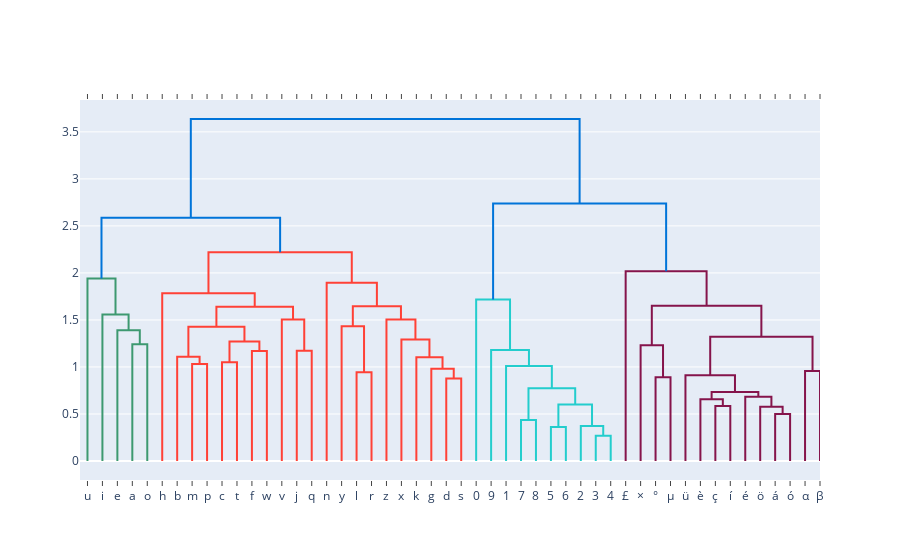

Write notebook code for a chart like this one.
### Code cell
fig.show()

### Figure 1 — Plotly figure (JSON) as saved in the notebook; plotly's stock layout.template omitted (floating-point values rounded to 4 significant figures)
{"data": [{"hoverinfo": "text", "marker": {"color": "rgb(61,153,112)"}, "mode": "lines", "type": "scatter", "x": [35, 35, 45, 45], "xaxis": "x", "y": [0, 1.241, 1.241, 0], "yaxis": "y2"}, {"hoverinfo": "text", "marker": {"color": "rgb(61,153,112)"}, "mode": "lines", "type": "scatter", "x": [25, 25, 40, 40], "xaxis": "x", "y": [0, 1.39, 1.39, 1.241], "yaxis": "y2"}, {"hoverinfo": "text", "marker": {"color": "rgb(61,153,112)"}, "mode": "lines", "type": "scatter", "x": [15, 15, 32.5, 32.5], "xaxis": "x", "y": [0, 1.559, 1.559, 1.39], "yaxis": "y2"}, {"hoverinfo": "text", "marker": {"color": "rgb(61,153,112)"}, "mode": "lines", "type": "scatter", "x": [5, 5, 23.75, 23.75], "xaxis": "x", "y": [0, 1.941, 1.941, 1.559], "yaxis": "y2"}, {"hoverinfo": "text", "marker": {"color": "rgb(255,65,54)"}, "mode": "lines", "type": "scatter", "x": [75, 75, 85, 85], "xaxis": "x", "y": [0, 1.03, 1.03, 0], "yaxis": "y2"}, {"hoverinfo": "text", "marker": {"color": "rgb(255,65,54)"}, "mode": "lines", "type": "scatter", "x": [65, 65, 80, 80], "xaxis": "x", "y": [0, 1.11, 1.11, 1.03], "yaxis": "y2"}, {"hoverinfo": "text", "marker": {"color": "rgb(255,65,54)"}, "mode": "lines", "type": "scatter", "x": [95, 95, 105, 105], "xaxis": "x", "y": [0, 1.051, 1.051, 0], "yaxis": "y2"}, {"hoverinfo": "text", "marker": {"color": "rgb(255,65,54)"}, "mode": "lines", "type": "scatter", "x": [115, 115, 125, 125], "xaxis": "x", "y": [0, 1.169, 1.169, 0], "yaxis": "y2"}, {"hoverinfo": "text", "marker": {"color": "rgb(255,65,54)"}, "mode": "lines", "type": "scatter", "x": [100, 100, 120, 120], "xaxis": "x", "y": [1.051, 1.271, 1.271, 1.169], "yaxis": "y2"}, {"hoverinfo": "text", "marker": {"color": "rgb(255,65,54)"}, "mode": "lines", "type": "scatter", "x": [72.5, 72.5, 110, 110], "xaxis": "x", "y": [1.11, 1.427, 1.427, 1.271], "yaxis": "y2"}, {"hoverinfo": "text", "marker": {"color": "rgb(255,65,54)"}, "mode": "lines", "type": "scatter", "x": [145, 145, 155, 155], "xaxis": "x", "y": [0, 1.174, 1.174, 0], "yaxis": "y2"}, {"hoverinfo": "text", "marker": {"color": "rgb(255,65,54)"}, "mode": "lines", "type": "scatter", "x": [135, 135, 150, 150], "xaxis": "x", "y": [0, 1.505, 1.505, 1.174], "yaxis": "y2"}, {"hoverinfo": "text", "marker": {"color": "rgb(255,65,54)"}, "mode": "lines", "type": "scatter", "x": [91.25, 91.25, 142.5, 142.5], "xaxis": "x", "y": [1.427, 1.641, 1.641, 1.505], "yaxis": "y2"}, {"hoverinfo": "text", "marker": {"color": "rgb(255,65,54)"}, "mode": "lines", "type": "scatter", "x": [55, 55, 116.9, 116.9], "xaxis": "x", "y": [0, 1.785, 1.785, 1.641], "yaxis": "y2"}, {"hoverinfo": "text", "marker": {"color": "rgb(255,65,54)"}, "mode": "lines", "type": "scatter", "x": [185, 185, 195, 195], "xaxis": "x", "y": [0, 0.9448, 0.9448, 0], "yaxis": "y2"}, {"hoverinfo": "text", "marker": {"color": "rgb(255,65,54)"}, "mode": "lines", "type": "scatter", "x": [175, 175, 190, 190], "xaxis": "x", "y": [0, 1.432, 1.432, 0.9448], "yaxis": "y2"}, {"hoverinfo": "text", "marker": {"color": "rgb(255,65,54)"}, "mode": "lines", "type": "scatter", "x": [245, 245, 255, 255], "xaxis": "x", "y": [0, 0.8768, 0.8768, 0], "yaxis": "y2"}, {"hoverinfo": "text", "marker": {"color": "rgb(255,65,54)"}, "mode": "lines", "type": "scatter", "x": [235, 235, 250, 250], "xaxis": "x", "y": [0, 0.9798, 0.9798, 0.8768], "yaxis": "y2"}, {"hoverinfo": "text", "marker": {"color": "rgb(255,65,54)"}, "mode": "lines", "type": "scatter", "x": [225, 225, 242.5, 242.5], "xaxis": "x", "y": [0, 1.103, 1.103, 0.9798], "yaxis": "y2"}, {"hoverinfo": "text", "marker": {"color": "rgb(255,65,54)"}, "mode": "lines", "type": "scatter", "x": [215, 215, 233.8, 233.8], "xaxis": "x", "y": [0, 1.291, 1.291, 1.103], "yaxis": "y2"}, {"hoverinfo": "text", "marker": {"color": "rgb(255,65,54)"}, "mode": "lines", "type": "scatter", "x": [205, 205, 224.4, 224.4], "xaxis": "x", "y": [0, 1.505, 1.505, 1.291], "yaxis": "y2"}, {"hoverinfo": "text", "marker": {"color": "rgb(255,65,54)"}, "mode": "lines", "type": "scatter", "x": [182.5, 182.5, 214.7, 214.7], "xaxis": "x", "y": [1.432, 1.645, 1.645, 1.505], "yaxis": "y2"}, {"hoverinfo": "text", "marker": {"color": "rgb(255,65,54)"}, "mode": "lines", "type": "scatter", "x": [165, 165, 198.6, 198.6], "xaxis": "x", "y": [0, 1.895, 1.895, 1.645], "yaxis": "y2"}, {"hoverinfo": "text", "marker": {"color": "rgb(255,65,54)"}, "mode": "lines", "type": "scatter", "x": [85.94, 85.94, 181.8, 181.8], "xaxis": "x", "y": [1.785, 2.219, 2.219, 1.895], "yaxis": "y2"}, {"hoverinfo": "text", "marker": {"color": "rgb(0,116,217)"}, "mode": "lines", "type": "scatter", "x": [14.38, 14.38, 133.9, 133.9], "xaxis": "x", "y": [1.941, 2.587, 2.587, 2.219], "yaxis": "y2"}, {"hoverinfo": "text", "marker": {"color": "rgb(35,205,205)"}, "mode": "lines", "type": "scatter", "x": [295, 295, 305, 305], "xaxis": "x", "y": [0, 0.4352, 0.4352, 0], "yaxis": "y2"}, {"hoverinfo": "text", "marker": {"color": "rgb(35,205,205)"}, "mode": "lines", "type": "scatter", "x": [315, 315, 325, 325], "xaxis": "x", "y": [0, 0.3618, 0.3618, 0], "yaxis": "y2"}, {"hoverinfo": "text", "marker": {"color": "rgb(35,205,205)"}, "mode": "lines", "type": "scatter", "x": [345, 345, 355, 355], "xaxis": "x", "y": [0, 0.2682, 0.2682, 0], "yaxis": "y2"}, {"hoverinfo": "text", "marker": {"color": "rgb(35,205,205)"}, "mode": "lines", "type": "scatter", "x": [335, 335, 350, 350], "xaxis": "x", "y": [0, 0.3729, 0.3729, 0.2682], "yaxis": "y2"}, {"hoverinfo": "text", "marker": {"color": "rgb(35,205,205)"}, "mode": "lines", "type": "scatter", "x": [320, 320, 342.5, 342.5], "xaxis": "x", "y": [0.3618, 0.6009, 0.6009, 0.3729], "yaxis": "y2"}, {"hoverinfo": "text", "marker": {"color": "rgb(35,205,205)"}, "mode": "lines", "type": "scatter", "x": [300, 300, 331.2, 331.2], "xaxis": "x", "y": [0.4352, 0.7733, 0.7733, 0.6009], "yaxis": "y2"}, {"hoverinfo": "text", "marker": {"color": "rgb(35,205,205)"}, "mode": "lines", "type": "scatter", "x": [285, 285, 315.6, 315.6], "xaxis": "x", "y": [0, 1.01, 1.01, 0.7733], "yaxis": "y2"}, {"hoverinfo": "text", "marker": {"color": "rgb(35,205,205)"}, "mode": "lines", "type": "scatter", "x": [275, 275, 300.3, 300.3], "xaxis": "x", "y": [0, 1.179, 1.179, 1.01], "yaxis": "y2"}, {"hoverinfo": "text", "marker": {"color": "rgb(35,205,205)"}, "mode": "lines", "type": "scatter", "x": [265, 265, 287.7, 287.7], "xaxis": "x", "y": [0, 1.717, 1.717, 1.179], "yaxis": "y2"}, {"hoverinfo": "text", "marker": {"color": "rgb(133,20,75)"}, "mode": "lines", "type": "scatter", "x": [385, 385, 395, 395], "xaxis": "x", "y": [0, 0.8897, 0.8897, 0], "yaxis": "y2"}, {"hoverinfo": "text", "marker": {"color": "rgb(133,20,75)"}, "mode": "lines", "type": "scatter", "x": [375, 375, 390, 390], "xaxis": "x", "y": [0, 1.23, 1.23, 0.8897], "yaxis": "y2"}, {"hoverinfo": "text", "marker": {"color": "rgb(133,20,75)"}, "mode": "lines", "type": "scatter", "x": [425, 425, 435, 435], "xaxis": "x", "y": [0, 0.5861, 0.5861, 0], "yaxis": "y2"}, {"hoverinfo": "text", "marker": {"color": "rgb(133,20,75)"}, "mode": "lines", "type": "scatter", "x": [415, 415, 430, 430], "xaxis": "x", "y": [0, 0.6579, 0.6579, 0.5861], "yaxis": "y2"}, {"hoverinfo": "text", "marker": {"color": "rgb(133,20,75)"}, "mode": "lines", "type": "scatter", "x": [465, 465, 475, 475], "xaxis": "x", "y": [0, 0.501, 0.501, 0], "yaxis": "y2"}, {"hoverinfo": "text", "marker": {"color": "rgb(133,20,75)"}, "mode": "lines", "type": "scatter", "x": [455, 455, 470, 470], "xaxis": "x", "y": [0, 0.5758, 0.5758, 0.501], "yaxis": "y2"}, {"hoverinfo": "text", "marker": {"color": "rgb(133,20,75)"}, "mode": "lines", "type": "scatter", "x": [445, 445, 462.5, 462.5], "xaxis": "x", "y": [0, 0.6833, 0.6833, 0.5758], "yaxis": "y2"}, {"hoverinfo": "text", "marker": {"color": "rgb(133,20,75)"}, "mode": "lines", "type": "scatter", "x": [422.5, 422.5, 453.8, 453.8], "xaxis": "x", "y": [0.6579, 0.7347, 0.7347, 0.6833], "yaxis": "y2"}, {"hoverinfo": "text", "marker": {"color": "rgb(133,20,75)"}, "mode": "lines", "type": "scatter", "x": [405, 405, 438.1, 438.1], "xaxis": "x", "y": [0, 0.9107, 0.9107, 0.7347], "yaxis": "y2"}, {"hoverinfo": "text", "marker": {"color": "rgb(133,20,75)"}, "mode": "lines", "type": "scatter", "x": [485, 485, 495, 495], "xaxis": "x", "y": [0, 0.9557, 0.9557, 0], "yaxis": "y2"}, {"hoverinfo": "text", "marker": {"color": "rgb(133,20,75)"}, "mode": "lines", "type": "scatter", "x": [421.6, 421.6, 490, 490], "xaxis": "x", "y": [0.9107, 1.321, 1.321, 0.9557], "yaxis": "y2"}, {"hoverinfo": "text", "marker": {"color": "rgb(133,20,75)"}, "mode": "lines", "type": "scatter", "x": [382.5, 382.5, 455.8, 455.8], "xaxis": "x", "y": [1.23, 1.652, 1.652, 1.321], "yaxis": "y2"}, {"hoverinfo": "text", "marker": {"color": "rgb(133,20,75)"}, "mode": "lines", "type": "scatter", "x": [365, 365, 419.1, 419.1], "xaxis": "x", "y": [0, 2.018, 2.018, 1.652], "yaxis": "y2"}, {"hoverinfo": "text", "marker": {"color": "rgb(0,116,217)"}, "mode": "lines", "type": "scatter", "x": [276.3, 276.3, 392.1, 392.1], "xaxis": "x", "y": [1.717, 2.737, 2.737, 2.018], "yaxis": "y2"}, {"hoverinfo": "text", "marker": {"color": "rgb(0,116,217)"}, "mode": "lines", "type": "scatter", "x": [74.12, 74.12, 334.2, 334.2], "xaxis": "x", "y": [2.587, 3.637, 3.637, 2.737], "yaxis": "y2"}], "layout": {"autosize": false, "height": null, "hovermode": "closest", "showlegend": false, "width": null, "xaxis": {"mirror": "allticks", "rangemode": "tozero", "showgrid": false, "showline": true, "showticklabels": true, "tickmode": "array", "ticks": "outside", "ticktext": ["u", "i", "e", "a", "o", "h", "b", "m", "p", "c", "t", "f", "w", "v", "j", "q", "n", "y", "l", "r", "z", "x", "k", "g", "d", "s", "0", "9", "1", "7", "8", "5", "6", "2", "3", "4", "£", "×", "°", "μ", "ü", "è", "ç", "í", "é", "ö", "á", "ó", "α", "β"], "tickvals": [5, 15, 25, 35, 45, 55, 65, 75, 85, 95, 105, 115, 125, 135, 145, 155, 165, 175, 185, 195, 205, 215, 225, 235, 245, 255, 265, 275, 285, 295, 305, 315, 325, 335, 345, 355, 365, 375, 385, 395, 405, 415, 425, 435, 445, 455, 465, 475, 485, 495], "type": "linear", "zeroline": false}, "yaxis": {"mirror": "allticks", "rangemode": "tozero", "showgrid": false, "showline": true, "showticklabels": true, "ticks": "outside", "type": "linear", "zeroline": false}}}
